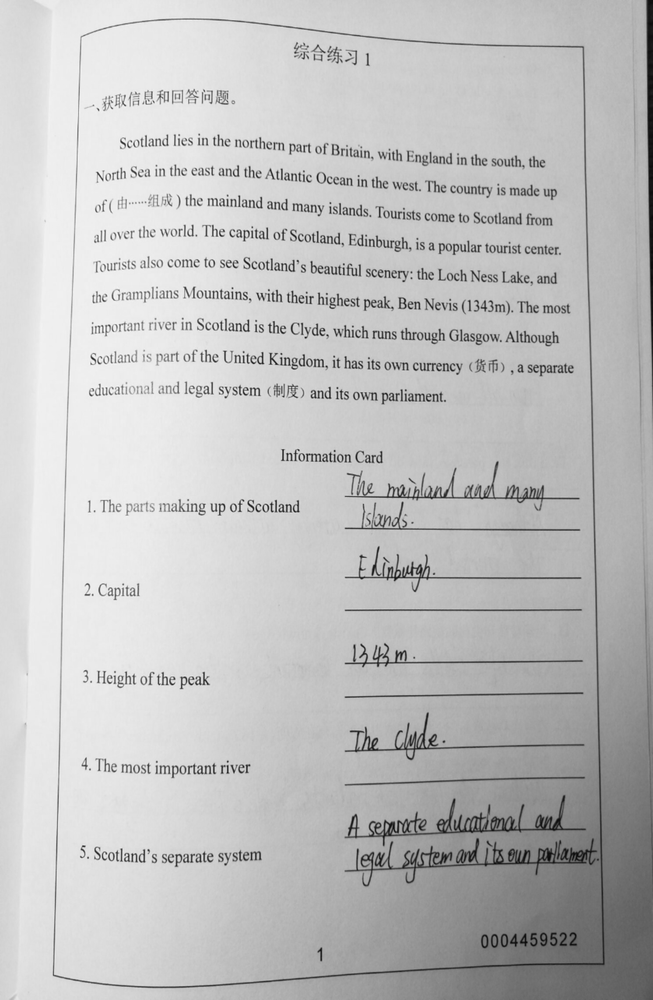
#> input picture images/out_contour/000000.png, 653 x 1000 px, shrunk from 1790 x 2740 before the run, found by its file name
$ python plot.py
#> lines starting #> are read from the running program, lines starting #| are printed output that depends on the picture
#!/usr/bin/env python
# -*- coding: utf-8 -*-
# Created by yuetiezhu on 2019/06/05

from __future__ import print_function
from __future__ import division
from __future__ import absolute_import
import matplotlib.pyplot as plt
import cv2
import os


def load_im(im):
    return cv2.cvtColor(cv2.imread(im, cv2.IMREAD_COLOR), cv2.COLOR_BGR2RGB)
#> returned value is the input picture: shape (1000, 653, 3); min 9, max 255, mean 192.1


plt.figure(figsize=(6.4 * 2, 4.8 * 2))
plt.subplot(1, 2, 1)

plt.imshow(load_im('/Users/boxfish/bfprojects/BAGS2/images/out_contour/000000.png'))
plt.title('000000.png', y=-0.05)
plt.axis('off')

plt.subplot(1, 2, 2)
plt.imshow(load_im('/Users/boxfish/bfprojects/BAGS2/images/out_contour/000000_outcontour.png'))
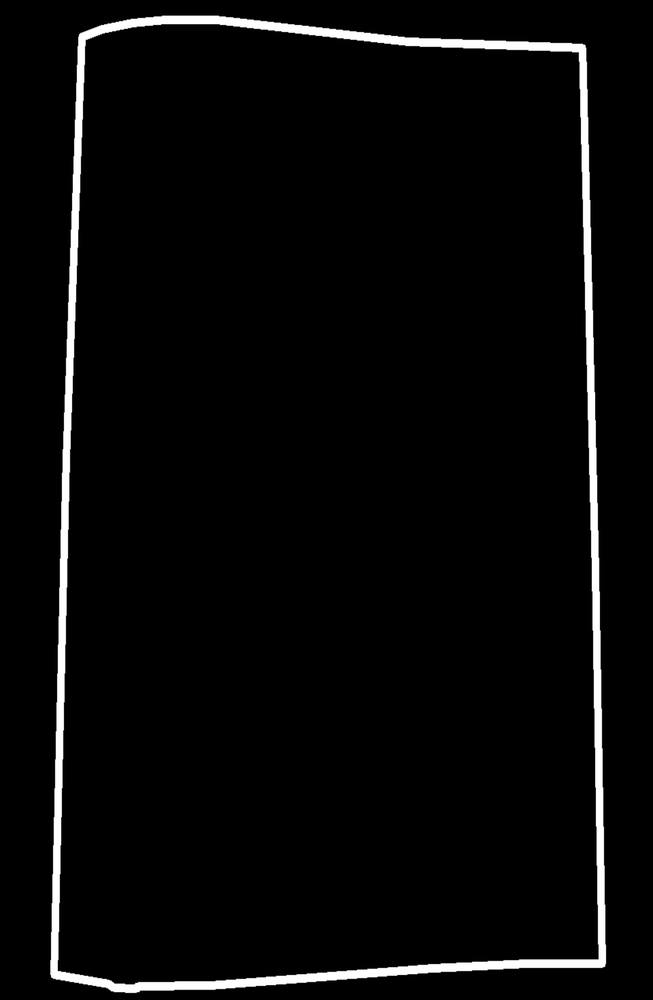
#> input picture images/out_contour/000000_outcontour.png, 653 x 1000 px, shrunk from 1790 x 2740 before the run, found by its file name
#> in load_im, returned value is the input picture: shape (1000, 653, 3); min 0, max 255, mean 8.9
plt.axis('off')

plt.title('000000_outcontour.png', y=-0.05)
plt.axis('off')

plt.savefig('/Users/boxfish/bfprojects/BAGS2/images/out_contour/show.png', bbox_inches='tight')
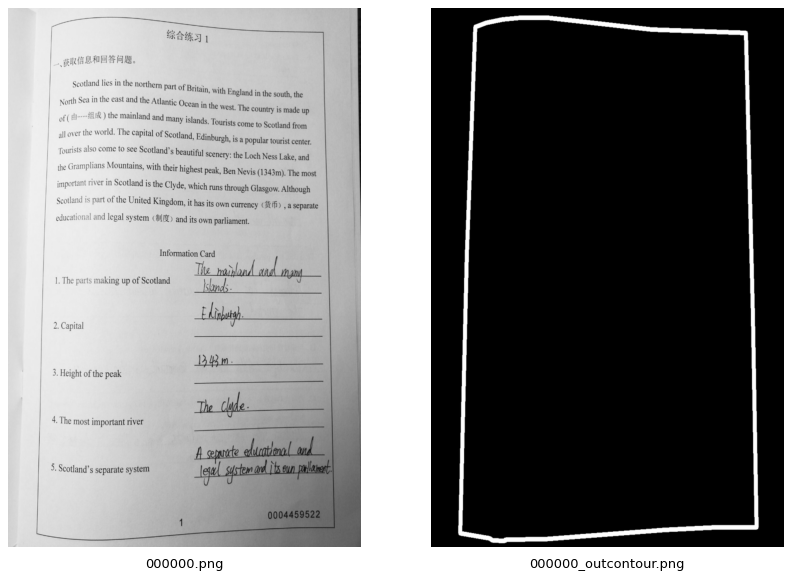
#> figure drawn by matplotlib, 2 panels
plt.close('all')
print('ok')


plt.figure(figsize=(6.4 * 2, 4.8 * 2))
plt.subplot(1, 2, 1)

plt.imshow(load_im('/Users/boxfish/bfprojects/BAGS2/images/lines/000001.png'))
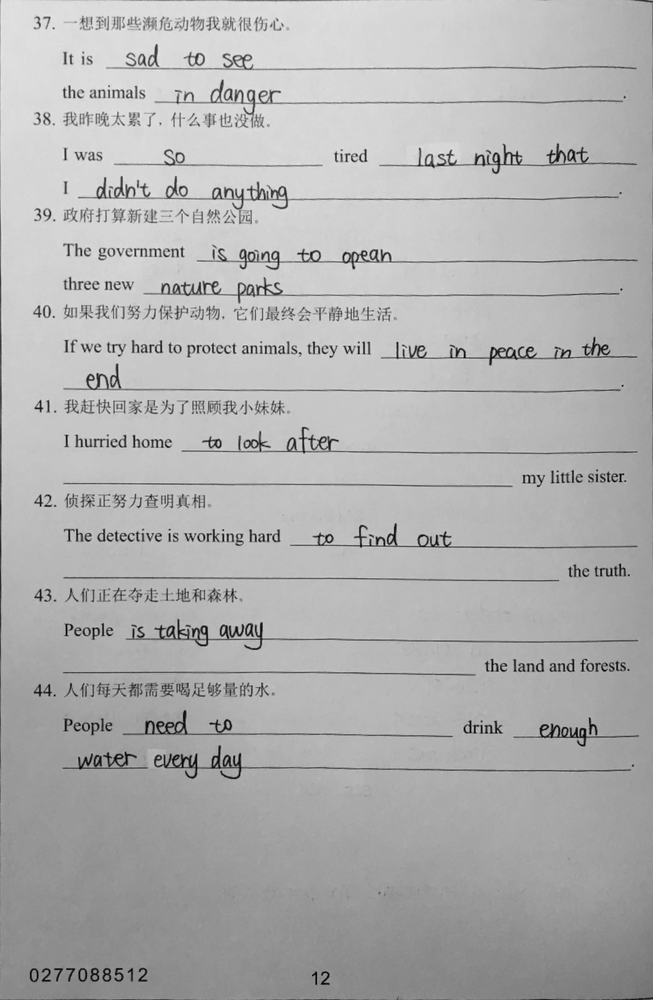
#> input picture images/lines/000001.png, 653 x 1000 px, shrunk from 1790 x 2740 before the run, found by its file name
#> in load_im, returned value is the input picture: shape (1000, 653, 3); min 0, max 235, mean 176.3
plt.title('000001.png', y=-0.05)
plt.axis('off')

plt.subplot(1, 2, 2)
plt.imshow(load_im('/Users/boxfish/bfprojects/BAGS2/images/lines/000001_lines.png'))
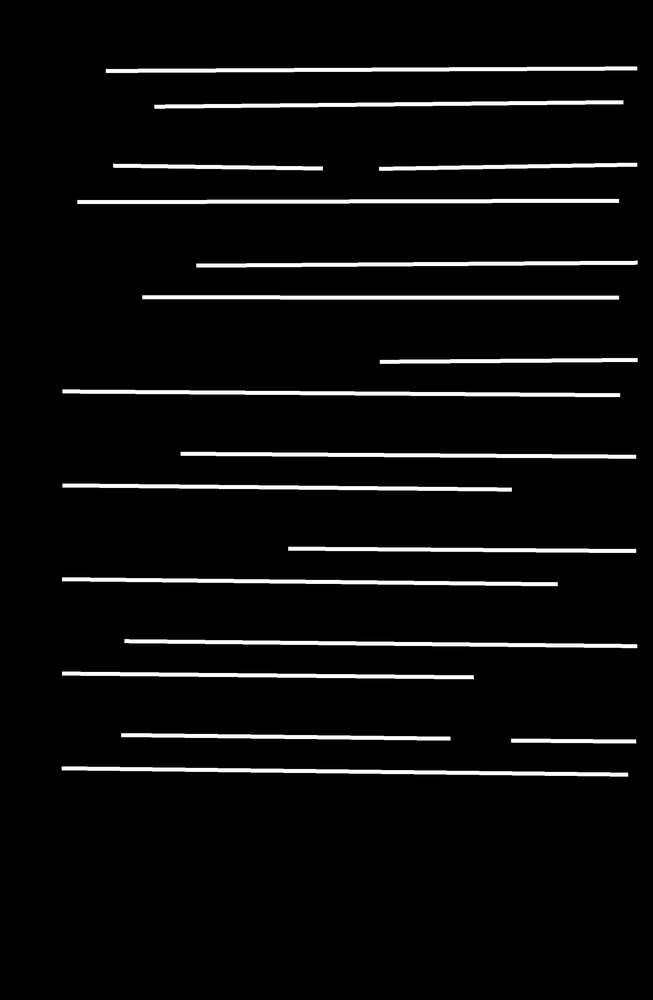
#> input picture images/lines/000001_lines.png, 653 x 1000 px, shrunk from 1790 x 2740 before the run, found by its file name
#> in load_im, returned value is the input picture: shape (1000, 653, 3); min 0, max 255, mean 11.7
plt.axis('off')

plt.title('000001_lines.png', y=-0.05)
plt.axis('off')

plt.savefig('/Users/boxfish/bfprojects/BAGS2/images/lines/show.png', bbox_inches='tight')
plt.close('all')
print('ok')
